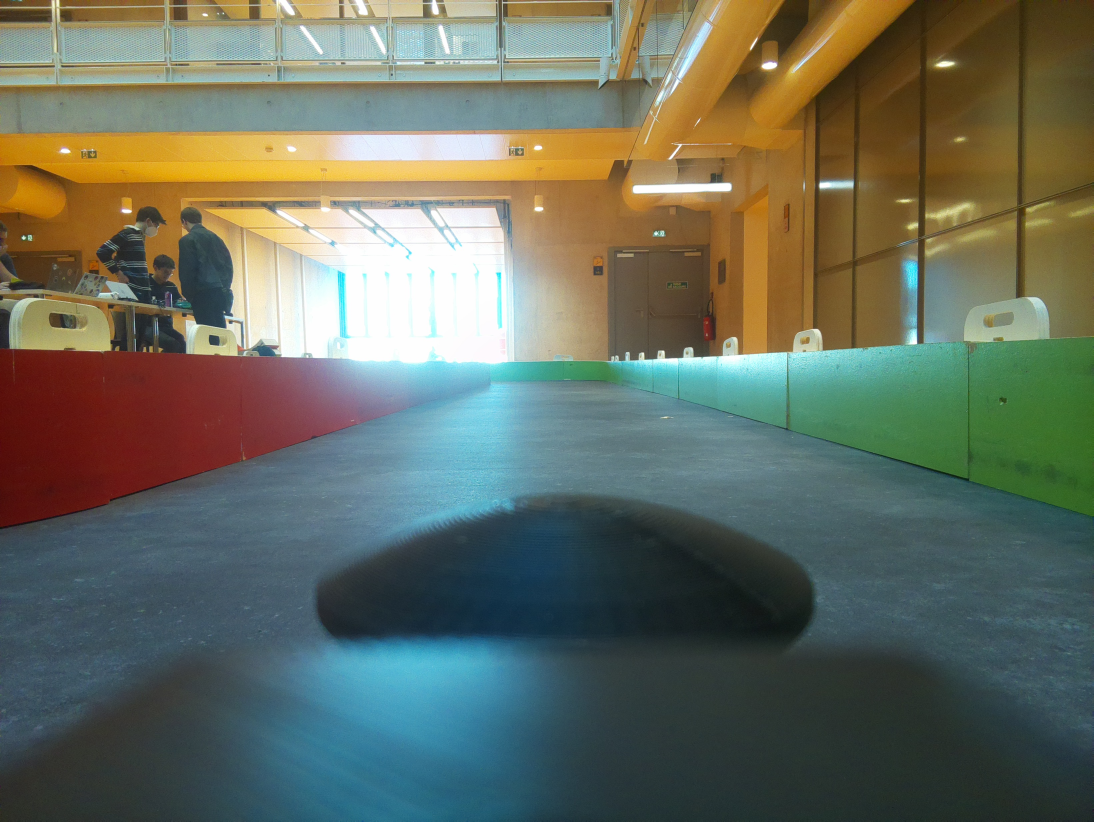
#> input picture src/HL/Vision/Image_Piste/image.jpg, 3280 x 2464 px, found by its file name (shown at 1/3 size)
$ python Analyse_Image.py
#> lines starting #> are read from the running program, lines starting #| are printed output that depends on the picture
import numpy as np
from PIL import Image

COLOUR_KEY = {
    "green": 1,
    "red": -1,
    "none": 0
}
COLOR_THRESHOLD = 20  # Threshold for color intensity difference
Y_OFFSET = 0.5  # Offset for the y-axis in the image
counter = 1


def get_intensity(image, color):
    """Calculate the average intensity of a specific color channel in the image."""
    return np.mean(image[:, :, color])

def is_running_in_reversed(image, LEFT_IS_GREEN=True):
    """
    Check if the car is running in reverse.
    If the car is in reverse, green will be on the right side of the image and red on the left.
    """
    print(image, type(image))
    height, width, _ = image.shape
    left_half = image[:, :width // 2]
    right_half = image[:, width // 2:]

    left_red_intensity = np.mean(left_half[:, :, 0])  # Red channel in RGB
    right_red_intensity = np.mean(right_half[:, :, 0])  # Red channel in RGB

    # Allow to change the color of the left and right side
    return (left_red_intensity <= right_red_intensity) if LEFT_IS_GREEN else (left_red_intensity > right_red_intensity)

def is_green_or_red(image):
    """
    Check if the car is facing a green or red wall by analyzing the bottom half of the image.
    """
    height, _, _ = image.shape
    bottom_half = image[height // 2:, :, :]  # Slice the bottom half of the image

    red_intensity = np.mean(bottom_half[:, :, 0])  # Red channel in RGB
    green_intensity = np.mean(bottom_half[:, :, 1])  # Green channel in RGB

    if green_intensity > red_intensity + COLOR_THRESHOLD:
        return COLOUR_KEY["green"]
    elif red_intensity > green_intensity + COLOR_THRESHOLD:
        return COLOUR_KEY["red"]
    return COLOUR_KEY["none"]


def recreate_image_from_matrix(image, matrix,adjusted_width, vector_size=128):
    """
    Recreate an image from the matrix of -1, 0, and 1 and append it to the bottom of the sliced image.
    """
    global counter

    # Create a blank image (20 pixels high)
    recreated_image = np.zeros((20, vector_size, 3), dtype=np.uint8)
    recreated_image[:, matrix == COLOUR_KEY["red"], :] = [255, 0, 0]  # Red
    recreated_image[:, matrix == COLOUR_KEY["green"], :] = [0, 255, 0]  # Green
    recreated_image[:, matrix == COLOUR_KEY["none"], :] = [128, 128, 128]  # Gray

    # Resize the recreated image to match the width of the sliced image
    scale_factor = adjusted_width // vector_size
    recreated_image_resized = np.repeat(recreated_image, scale_factor, axis=1)

    # Adjust the width of the recreated image to match the sliced image
    if recreated_image_resized.shape[1] > adjusted_width:
        recreated_image_resized = recreated_image_resized[:, :adjusted_width, :]
    elif recreated_image_resized.shape[1] < adjusted_width:
        padding = adjusted_width - recreated_image_resized.shape[1]
        recreated_image_resized = np.pad(
            recreated_image_resized,
            ((0, 0), (0, padding), (0, 0)),
            mode="constant",
            constant_values=0,
        )
        recreated_image_resized[:, -padding:, 2] = 255  # Blue channel for padding

    # Append the recreated image to the bottom of the sliced image
    combined_image = np.vstack((image, recreated_image_resized))
    Image.fromarray(combined_image).convert("RGB").save(f"debug_combined_image{counter}.jpg")
    counter += 1

def camera_matrix(image, vector_size=128):
    """
    Create a matrix of -1, 0, and 1 for a line in the image. The matrix size is 128.
    """
    height, width, _ = image.shape
    if vector_size > width:
        raise ValueError("Vector size cannot be greater than image width")

    # Slice the middle 5% of the image height
    sliced_image = image[height // 2 - height // 40 : height // 2 + height // 40, :, :]

    # Ensure the width of the sliced image is divisible by vector_size
    adjusted_width = (width // vector_size) * vector_size
    sliced_image = sliced_image[:, :adjusted_width, :]

    # Initialize the output matrix
    output_matrix = np.zeros(vector_size, dtype=int)
    bucket_size = adjusted_width // vector_size

    # Calculate red and green intensities for all segments at once
    reshaped_red = sliced_image[:, :, 0].reshape(sliced_image.shape[0], vector_size, bucket_size)
    reshaped_green = sliced_image[:, :, 1].reshape(sliced_image.shape[0], vector_size, bucket_size)
    red_intensities = np.mean(reshaped_red, axis=(0, 2))
    green_intensities = np.mean(reshaped_green, axis=(0, 2))

    # Determine the color for each segment
    output_matrix[red_intensities > green_intensities + COLOR_THRESHOLD] = COLOUR_KEY["red"]
    output_matrix[green_intensities > red_intensities + COLOR_THRESHOLD] = COLOUR_KEY["green"]
    output_matrix[np.abs(red_intensities - green_intensities) <= COLOR_THRESHOLD] = COLOUR_KEY["none"]

    # Recreate the image from the matrix
    recreate_image_from_matrix(sliced_image, output_matrix, adjusted_width, vector_size)

    return output_matrix

if __name__ == "__main__":
    # Example usage:
    # open image
    images_paths = [
        "src\HL\Vision\Image_Piste\image.jpg",
        "src\HL\Vision\Image_Piste\image2.jpg",
        "src\HL\Vision\Image_Piste\image3.jpg",
        "src\HL\Vision\Image_Piste\image4.png",
        "src\HL\Vision\Image_Piste\image5.png",
        "src\HL\Vision\Image_Piste\image6.png",
        "src\HL\Vision\Image_Piste\image7.png",
        "src\HL\Vision\Image_Piste\image8.png",
        "src\HL\Vision\Image_Piste\image9.png",
        "src\HL\Vision\Image_Piste\image10.png",
        "src\HL\Vision\Image_Piste\image11.png",
        "src\HL\Vision\Image_Piste\image12.png",
        "src\HL\Vision\Image_Piste\image13.png"
    ]
    for image_path in images_paths:
        # print(f"Processing image: {image_path}")
        pil_image = Image.open(image_path).convert("RGB")  # Open and ensure it's in RGB format
#> pil_image is the input picture: PIL image 3280x2464 RGB; mean R, G, B 103, 109.1, 95.1
        image = np.array(pil_image)  # Convert to NumPy array
        is_green_or_red_bool= is_green_or_red(image)
#> in is_green_or_red, `bottom_half = image[height // 2:, :, :]`:
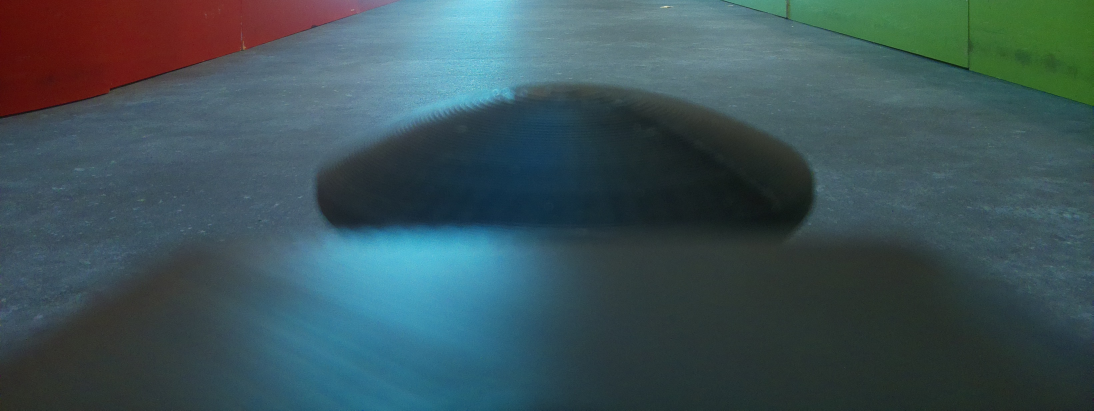
#> bottom_half: shape (1232, 3280, 3) (shown at 1/3 size); mean R, G, B 60.9, 83, 88
#> in is_green_or_red, `red_intensity = np.mean(bottom_half[:, :, 0])`: red_intensity = 60.91
#> in is_green_or_red, `green_intensity = np.mean(bottom_half[:, :, 1])`: green_intensity = 83.02
#> is_green_or_red_bool = 1
        is_running_in_reverse = is_running_in_reversed(image)
#> (printed output is left out)
#> in is_running_in_reversed, `left_half = image[:, :width // 2]`:
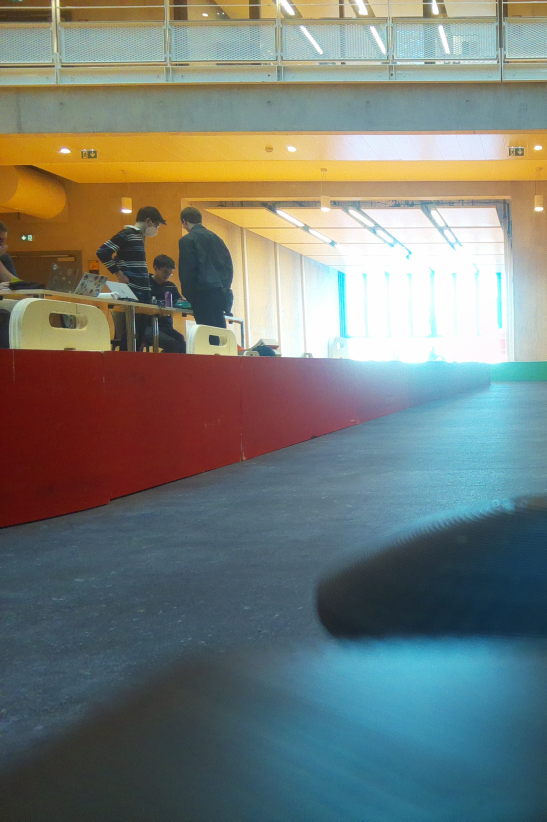
#> left_half: shape (2464, 1640, 3) (shown at 1/3 size); mean R, G, B 117.5, 124, 118.1
#> in is_running_in_reversed, `right_half = image[:, width // 2:]`:
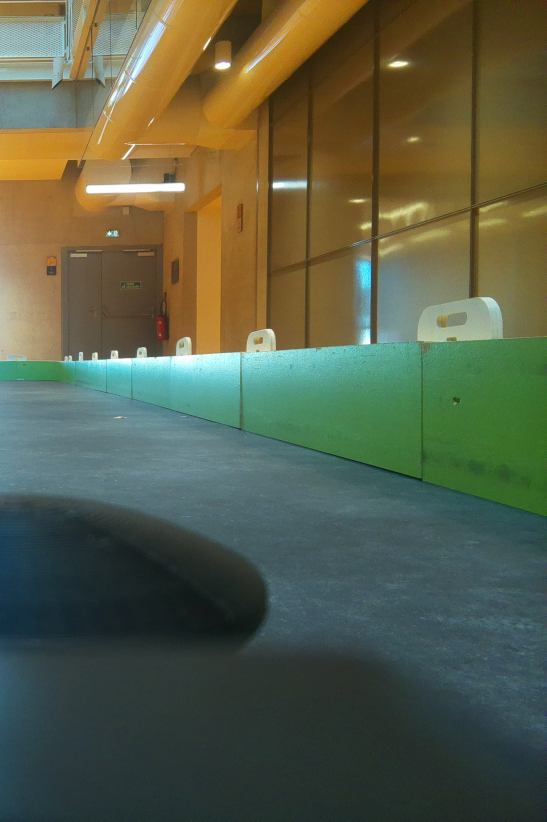
#> right_half: shape (2464, 1640, 3) (shown at 1/3 size); mean R, G, B 88.6, 94.3, 72.1
#> in is_running_in_reversed, `left_red_intensity = np.mean(left_half[:, :, 0])`: left_red_intensity = 117.5
#> in is_running_in_reversed, `right_red_intensity = np.mean(right_half[:, :, 0])`: right_red_intensity = 88.57
#> is_running_in_reverse = False
        camera_matrix(image)
#> in camera_matrix, `sliced_image = image[height // 2 - height // 40 : height // 2 + height..`:
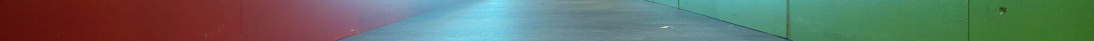
#> sliced_image: shape (122, 3280, 3) (shown at 1/3 size); mean R, G, B 99.1, 111.2, 100.7
#> in camera_matrix, `sliced_image = sliced_image[:, :adjusted_width, :]`:
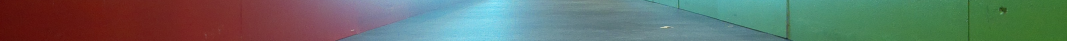
#> sliced_image: shape (122, 3200, 3) (shown at 1/3 size); mean R, G, B 100.1, 111.2, 102.2
#> in camera_matrix, `red_intensities = np.mean(reshaped_red, axis=(0, 2))`: red_intensities = 128 values, max 138.1 at index 40, min 59.17 at index 127, mean 100.1
#> in camera_matrix, `green_intensities = np.mean(reshaped_green, axis=(0, 2))`: green_intensities = 128 values, max 211 at index 58, min 15.53 at index 0, mean 111.2
#> in recreate_image_from_matrix, `recreated_image_resized = np.repeat(recreated_image, scale_factor, axi..`:
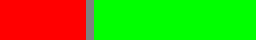
#> recreated_image: shape (20, 128, 3) (shown 2 times larger); mean of channels 0, 1, 2 89.7, 165.4, 4; drawn as R, G, B
#> in recreate_image_from_matrix, `combined_image = np.vstack((image, recreated_image_resized))`:
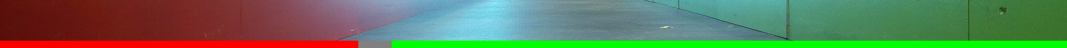
#> combined_image: shape (142, 3200, 3) (shown at 1/3 size); mean R, G, B 98.7, 118.8, 88.4
        print(f"Image: {image_path}, is_green_or_red: {is_green_or_red_bool}, is_running_in_reverse: {is_running_in_reverse}")
#| Image: src\HL\Vision\Image_Piste\image.jpg, is_green_or_red: 1, is_running_in_reverse: False
#> pass 2 of the loop `for image_path in images_paths:`:
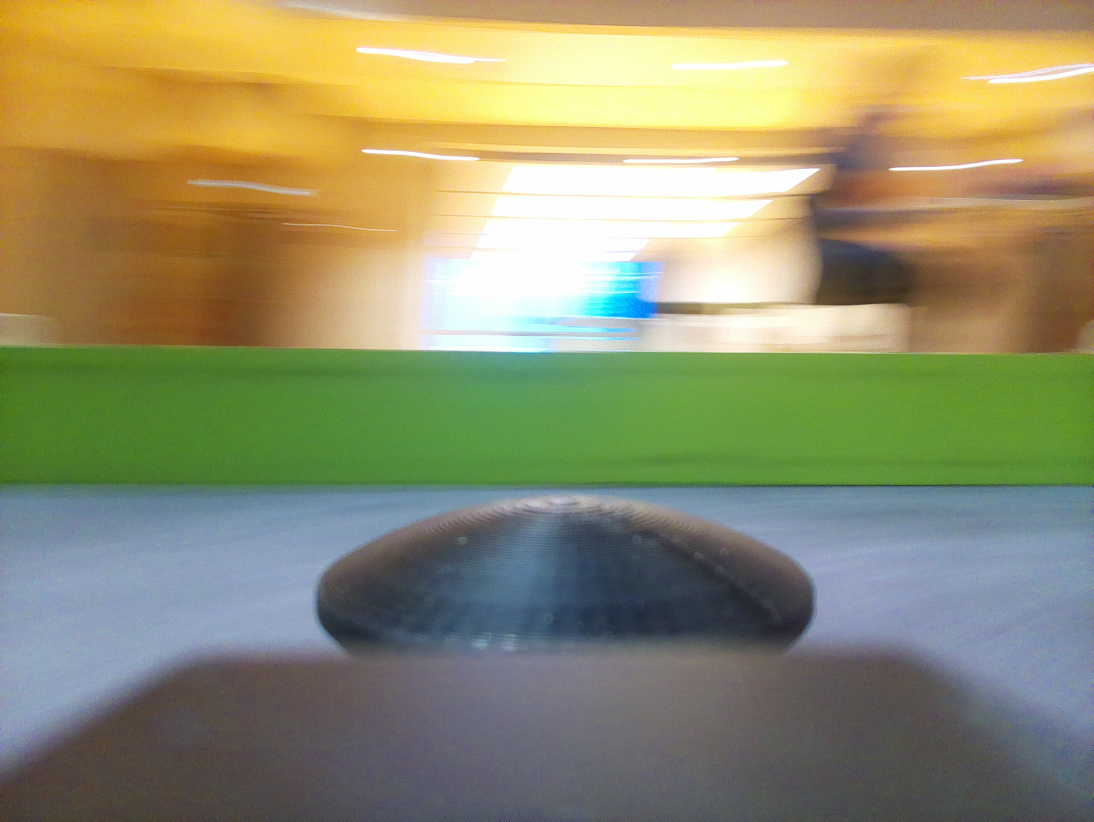
#> input picture src/HL/Vision/Image_Piste/image2.jpg, 3280 x 2464 px, found by its file name (shown at 1/3 size)
#> pil_image is the input picture: PIL image 3280x2464 RGB; mean R, G, B 144.9, 143.5, 109.3
#> is_green_or_red_bool = 0
#> (printed output is left out)
#> in is_running_in_reversed (call 2), `right_half = image[:, width // 2:]`:
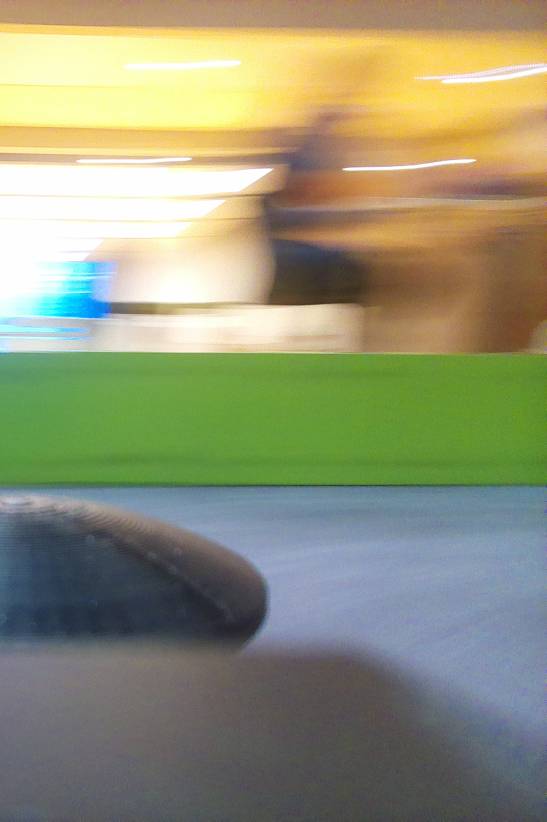
#> right_half: shape (2464, 1640, 3) (shown at 1/3 size); mean R, G, B 146.3, 148.2, 118.6
#> left_red_intensity = 143.5
#> right_red_intensity = 146.3
#> is_running_in_reverse = True
#> in recreate_image_from_matrix (call 2), `combined_image = np.vstack((image, recreated_image_resized))`:
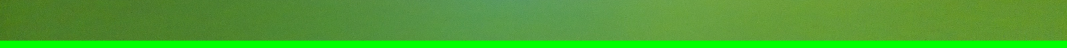
#> combined_image: shape (142, 3200, 3) (shown at 1/3 size); mean R, G, B 78.3, 161.2, 48.8
#| Image: src\HL\Vision\Image_Piste\image2.jpg, is_green_or_red: 0, is_running_in_reverse: True
#> pass 3 of the loop `for image_path in images_paths:`:
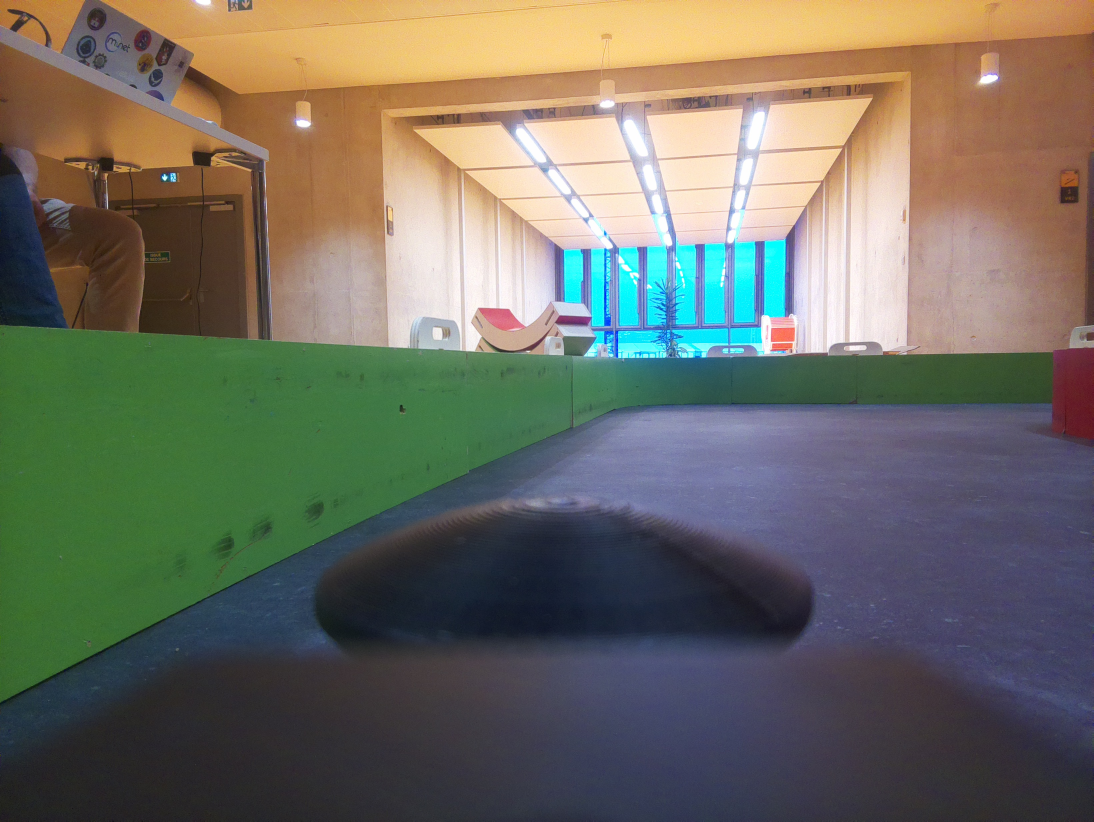
#> input picture src/HL/Vision/Image_Piste/image3.jpg, 3280 x 2464 px, found by its file name (shown at 1/3 size)
#> pil_image is the input picture: PIL image 3280x2464 RGB; mean R, G, B 110.3, 109, 97.5
#> (printed output is left out)
#> in is_running_in_reversed (call 3), `right_half = image[:, width // 2:]`:
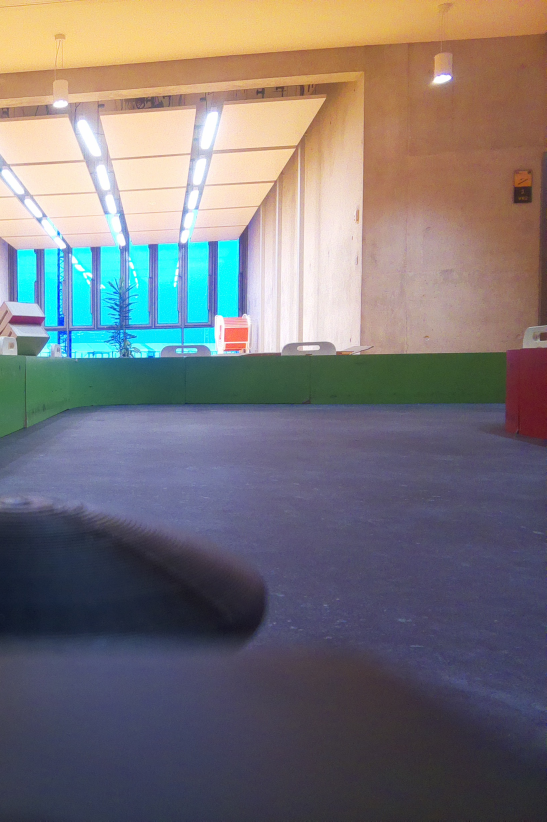
#> right_half: shape (2464, 1640, 3) (shown at 1/3 size); mean R, G, B 121.5, 117.1, 119.3
#> left_red_intensity = 99.16
#> right_red_intensity = 121.5
#> in recreate_image_from_matrix (call 3), `combined_image = np.vstack((image, recreated_image_resized))`:
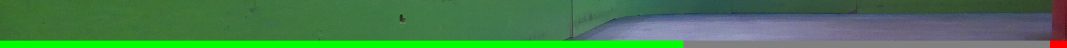
#> combined_image: shape (142, 3200, 3) (shown at 1/3 size); mean R, G, B 70.8, 122.8, 79
#| Image: src\HL\Vision\Image_Piste\image3.jpg, is_green_or_red: 0, is_running_in_reverse: True
#> (the run stopped early here; a loop or call above may not have finished)
